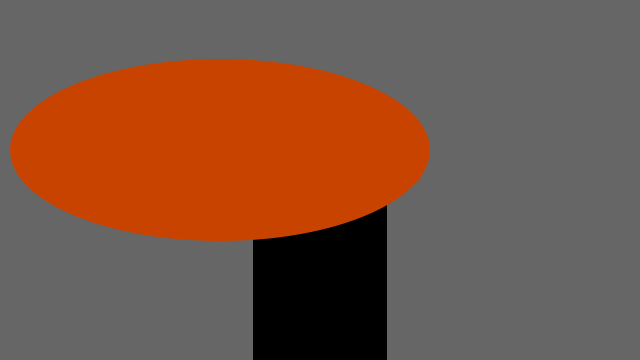
Frame 1 (no input)
Frame 60 (the mouse pressed at the canvas centre just before this capture): identical to frame 1, image omitted
Frame 120 (the mouse held since frame 60 and released just before this capture): identical to frame 1, image omitted

The Processing sketch that drew this single still picture (run headless with seeded random() and noise(); from frame 60 on, the mouse is pressed at the canvas centre):

// Processing sketch: sketch_ball
// ── sketch_ball.pde

int springHeight = 32;  // Height
int left;               // Left position
int right;              // Right position
int max = 200;          // Maximum Y value
int min = 100;          // Minimum Y value
boolean over = false;   // If mouse over
boolean move = false;   // If mouse down and over

// Spring simulation constants
float M = 0.8;   // Mass
float K = 0.2;   // Spring constant
float D = 0.92;  // Damping
float R = 150;   // Rest position

// Spring simulation variables
float ps = R;    // Position
float vs = 0.0;  // Velocity
float as = 0;    // Acceleration
float f = 0;     // Force


void setup() {
  size(640, 360);
  rectMode(CORNERS);
  noStroke();
  left = width/2 - 100;
  right = width/2 + 100;
}

void draw() {
  background(102);
  updateSpring();
  drawSpring();
}

void drawSpring() {
  
  // Draw base
  fill(0.2);
  float baseWidth = 0.5 * ps + -8;
  rect(width/2 - baseWidth, ps + springHeight, width/2 + baseWidth, height);

  // Set color and draw top bar
  if(over || move) { 
    fill(200,67,0);
  } else { 
    fill(200,67,0);
  }
  rect(left, ps, right, ps + springHeight); 
  ellipse (left, ps, right, ps + springHeight); 
}


void updateSpring() {
  // Update the spring position
  if(!move) {
    f = -K * (ps - R);    // f=-ky
    as = f / M;           // Set the acceleration, f=ma == a=f/m
    vs = D * (vs + as);   // Set the velocity
    ps = ps + vs;         // Updated position
  }
  if(abs(vs) < 0.1) {
    vs = 0.0;
  }

  // Test if mouse is over the top bar
  if(mouseX > left && mouseX < right && mouseY > ps && mouseY < ps + springHeight) {
    over = true;
  } else {
    over = false;
  }
  
  // Set and constrain the position of top bar
  if(move) {
    ps = mouseY - springHeight/2;
    ps = constrain(ps, min, max);
  }
}

void mousePressed() {
  if(over) {
    move = true;
  }
}

void mouseReleased() {
  move = false;
}
